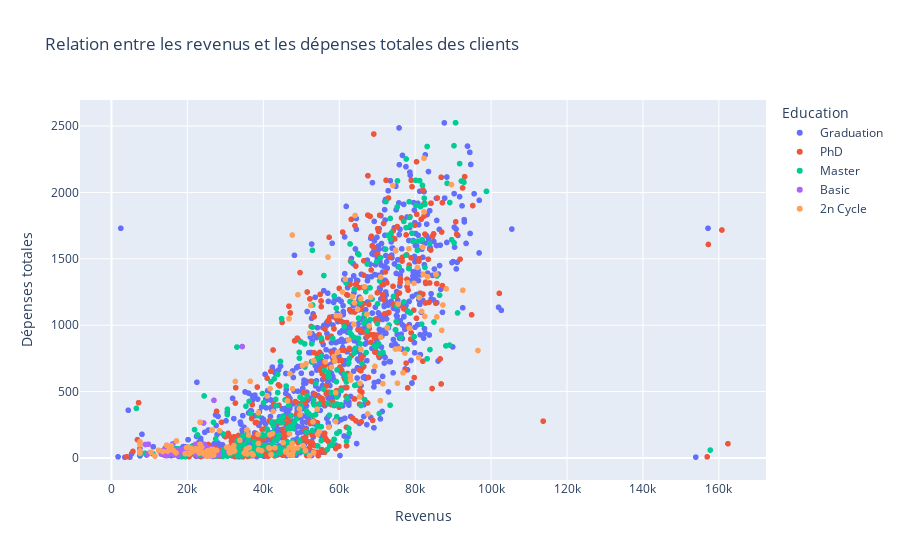

Notebook source saved alongside this figure:
### Markdown cell above
Il est important d'attendre d'avoir des cluster ici et de supp les donéee abérante pour un better scatter plot

### Code cell
import pandas as pd
import plotly.express as px

# Calculer les dépenses totales pour chaque client
df['Total_Expenses'] = df['MntWines'] + df['MntFruits'] + df['MntMeatProducts'] + df['MntFishProducts'] + df['MntSweetProducts'] + df['MntGoldProds']

# Créer un scatter plot interactif avec clusters par 'Education'
fig = px.scatter(df, x='Income', y='Total_Expenses', title='Relation entre les revenus et les dépenses totales des clients',
                 labels={'Income': 'Revenus', 'Total_Expenses': 'Dépenses totales'},
                 hover_data=['Education', 'Marital_Status'],
                 color='Education')  # Ajouter la couleur par le niveau d'éducation

# Afficher le graphique
fig.show()

### Figure 1 — Plotly figure (JSON) as saved in the notebook; plotly's stock layout.template omitted (floating-point values rounded to 4 significant figures; data arrays with more than 128 entries replaced by an {"elided": "..."} marker saying what was removed)
{"data": [{"customdata": {"elided": "1126x2 str values"}, "hovertemplate": "Education=%{customdata[0]}<br>Revenus=%{x}<br>Dépenses totales=%{y}<br>Marital_Status=%{customdata[1]}<extra></extra>", "legendgroup": "Graduation", "marker": {"color": "#636efa", "symbol": "circle"}, "mode": "markers", "name": "Graduation", "showlegend": true, "type": "scattergl", "x": {"elided": "1126 float values"}, "xaxis": "x", "y": {"elided": "1126 int values"}, "yaxis": "y"}, {"customdata": {"elided": "485x2 str values"}, "hovertemplate": "Education=%{customdata[0]}<br>Revenus=%{x}<br>Dépenses totales=%{y}<br>Marital_Status=%{customdata[1]}<extra></extra>", "legendgroup": "PhD", "marker": {"color": "#EF553B", "symbol": "circle"}, "mode": "markers", "name": "PhD", "showlegend": true, "type": "scattergl", "x": {"elided": "485 float values"}, "xaxis": "x", "y": {"elided": "485 int values"}, "yaxis": "y"}, {"customdata": {"elided": "370x2 str values"}, "hovertemplate": "Education=%{customdata[0]}<br>Revenus=%{x}<br>Dépenses totales=%{y}<br>Marital_Status=%{customdata[1]}<extra></extra>", "legendgroup": "Master", "marker": {"color": "#00cc96", "symbol": "circle"}, "mode": "markers", "name": "Master", "showlegend": true, "type": "scattergl", "x": {"elided": "370 float values"}, "xaxis": "x", "y": {"elided": "370 int values"}, "yaxis": "y"}, {"customdata": [["Basic", "Married"], ["Basic", "Together"], ["Basic", "Divorced"], ["Basic", "Married"], ["Basic", "Together"], ["Basic", "Married"], ["Basic", "Together"], ["Basic", "Married"], ["Basic", "Married"], ["Basic", "Married"], ["Basic", "Married"], ["Basic", "Single"], ["Basic", "Together"], ["Basic", "Married"], ["Basic", "Married"], ["Basic", "Single"], ["Basic", "Married"], ["Basic", "Single"], ["Basic", "Single"], ["Basic", "Together"], ["Basic", "Single"], ["Basic", "Married"], ["Basic", "Together"], ["Basic", "Single"], ["Basic", "Single"], ["Basic", "Single"], ["Basic", "Single"], ["Basic", "Married"], ["Basic", "Married"], ["Basic", "Single"], ["Basic", "Married"], ["Basic", "Together"], ["Basic", "Together"], ["Basic", "Together"], ["Basic", "Single"], ["Basic", "Together"], ["Basic", "Single"], ["Basic", "Single"], ["Basic", "Together"], ["Basic", "Single"], ["Basic", "Married"], ["Basic", "Single"], ["Basic", "Together"], ["Basic", "Married"], ["Basic", "Widow"], ["Basic", "Together"], ["Basic", "Married"], ["Basic", "Married"], ["Basic", "Married"], ["Basic", "Single"], ["Basic", "Single"], ["Basic", "Married"], ["Basic", "Single"], ["Basic", "Together"]], "hovertemplate": "Education=%{customdata[0]}<br>Revenus=%{x}<br>Dépenses totales=%{y}<br>Marital_Status=%{customdata[1]}<extra></extra>", "legendgroup": "Basic", "marker": {"color": "#ab63fa", "symbol": "circle"}, "mode": "markers", "name": "Basic", "showlegend": true, "type": "scattergl", "x": [7500, 24594, 9548, 28249, 24882, 24480, 27190, 24279, 30801, 18978, 25965, 21063, 13084, 17487, 20425, 26868, 25443, 14906, 15038, 22634, 16581, 14421, 23724, 15056, 8940, 25707, 7500, 26997, 18393, 24367, 17256, 22634, 13724, 24594, 15862, 9722, 18746, 23529, 28389, 16014, 28249, 20194, 24882, 34445, 22123, 22390, 14188, 20425, 16005, 15253, 26487, 25224, 16185, 14918], "xaxis": "x", "y": [61, 29, 29, 43, 80, 102, 18, 263, 45, 37, 74, 59, 29, 18, 57, 14, 32, 66, 80, 96, 24, 16, 75, 88, 101, 21, 119, 434, 50, 24, 62, 96, 58, 29, 36, 103, 64, 54, 28, 38, 43, 47, 80, 839, 102, 26, 75, 57, 103, 29, 69, 46, 106, 43], "yaxis": "y"}, {"customdata": {"elided": "201x2 str values"}, "hovertemplate": "Education=%{customdata[0]}<br>Revenus=%{x}<br>Dépenses totales=%{y}<br>Marital_Status=%{customdata[1]}<extra></extra>", "legendgroup": "2n Cycle", "marker": {"color": "#FFA15A", "symbol": "circle"}, "mode": "markers", "name": "2n Cycle", "showlegend": true, "type": "scattergl", "x": {"elided": "201 float values"}, "xaxis": "x", "y": {"elided": "201 int values"}, "yaxis": "y"}], "layout": {"legend": {"title": {"text": "Education"}, "tracegroupgap": 0}, "title": {"text": "Relation entre les revenus et les dépenses totales des clients"}, "xaxis": {"anchor": "y", "domain": [0, 1], "title": {"text": "Revenus"}}, "yaxis": {"anchor": "x", "domain": [0, 1], "title": {"text": "Dépenses totales"}}}}
